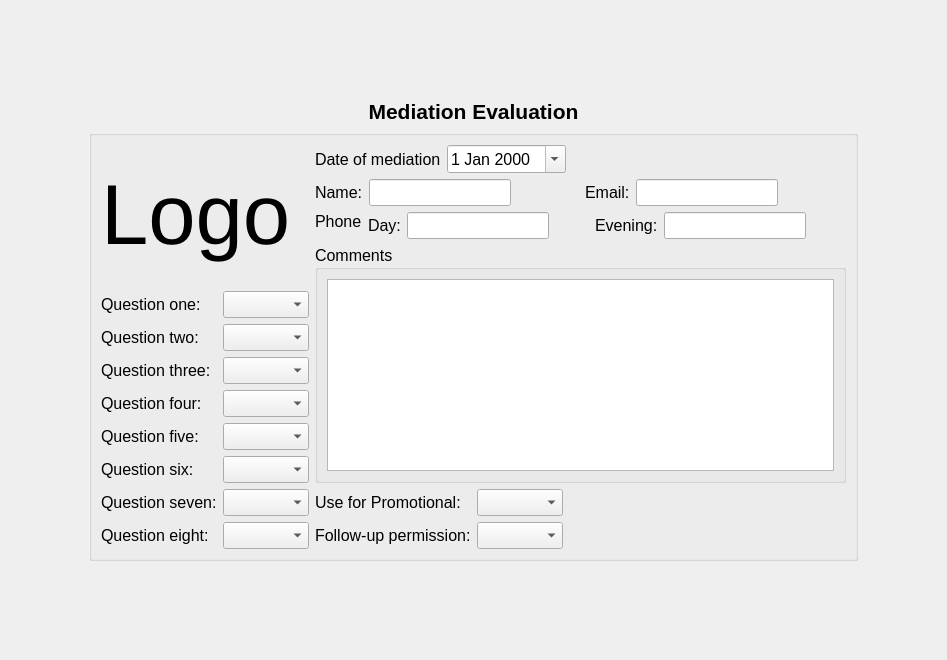
<?xml version="1.0" encoding="UTF-8"?>
<ui version="4.0">
 <class>MediationEvaluationView</class>
 <widget class="QWidget" name="MediationEvaluationView">
  <property name="geometry">
   <rect>
    <x>0</x>
    <y>0</y>
    <width>947</width>
    <height>660</height>
   </rect>
  </property>
  <property name="minimumSize">
   <size>
    <width>656</width>
    <height>469</height>
   </size>
  </property>
  <property name="font">
   <font>
    <pointsize>12</pointsize>
   </font>
  </property>
  <property name="windowTitle">
   <string>Form</string>
  </property>
  <layout class="QGridLayout" name="gridLayout">
   <item row="2" column="1">
    <widget class="QGroupBox" name="outterMostGroupBox">
     <property name="maximumSize">
      <size>
       <width>782</width>
       <height>466</height>
      </size>
     </property>
     <property name="title">
      <string/>
     </property>
     <layout class="QFormLayout" name="formLayout_8">
      <item row="0" column="0">
       <layout class="QVBoxLayout" name="verticalLayout_2">
        <item>
         <widget class="QLabel" name="logoLabel">
          <property name="font">
           <font>
            <pointsize>64</pointsize>
           </font>
          </property>
          <property name="text">
           <string>Logo</string>
          </property>
         </widget>
        </item>
        <item>
         <layout class="QFormLayout" name="formLayout">
          <item row="1" column="0">
           <widget class="QLabel" name="label_2">
            <property name="font">
             <font>
              <pointsize>12</pointsize>
             </font>
            </property>
            <property name="text">
             <string>Question one:</string>
            </property>
           </widget>
          </item>
          <item row="1" column="1">
           <widget class="QComboBox" name="questionOneComboBox">
            <property name="font">
             <font>
              <pointsize>12</pointsize>
             </font>
            </property>
           </widget>
          </item>
          <item row="2" column="0">
           <widget class="QLabel" name="label_3">
            <property name="font">
             <font>
              <pointsize>12</pointsize>
             </font>
            </property>
            <property name="text">
             <string>Question two:</string>
            </property>
           </widget>
          </item>
          <item row="2" column="1">
           <widget class="QComboBox" name="questionTwoComboBox">
            <property name="font">
             <font>
              <pointsize>12</pointsize>
             </font>
            </property>
           </widget>
          </item>
          <item row="3" column="0">
           <widget class="QLabel" name="label_4">
            <property name="font">
             <font>
              <pointsize>12</pointsize>
             </font>
            </property>
            <property name="text">
             <string>Question three:</string>
            </property>
           </widget>
          </item>
          <item row="3" column="1">
           <widget class="QComboBox" name="questionThreeComboBox">
            <property name="font">
             <font>
              <pointsize>12</pointsize>
             </font>
            </property>
           </widget>
          </item>
          <item row="4" column="0">
           <widget class="QLabel" name="label_5">
            <property name="font">
             <font>
              <pointsize>12</pointsize>
             </font>
            </property>
            <property name="text">
             <string>Question four:</string>
            </property>
           </widget>
          </item>
          <item row="4" column="1">
           <widget class="QComboBox" name="questionFourComboBox">
            <property name="font">
             <font>
              <pointsize>12</pointsize>
             </font>
            </property>
           </widget>
          </item>
          <item row="5" column="0">
           <widget class="QLabel" name="label_6">
            <property name="font">
             <font>
              <pointsize>12</pointsize>
             </font>
            </property>
            <property name="text">
             <string>Question five:</string>
            </property>
           </widget>
          </item>
          <item row="5" column="1">
           <widget class="QComboBox" name="questionFiveComboBox">
            <property name="font">
             <font>
              <pointsize>12</pointsize>
             </font>
            </property>
           </widget>
          </item>
          <item row="6" column="0">
           <widget class="QLabel" name="label_7">
            <property name="font">
             <font>
              <pointsize>12</pointsize>
             </font>
            </property>
            <property name="text">
             <string>Question six:</string>
            </property>
           </widget>
          </item>
          <item row="6" column="1">
           <widget class="QComboBox" name="questionSixComboBox">
            <property name="font">
             <font>
              <pointsize>12</pointsize>
             </font>
            </property>
           </widget>
          </item>
          <item row="7" column="0">
           <widget class="QLabel" name="label_8">
            <property name="font">
             <font>
              <pointsize>12</pointsize>
             </font>
            </property>
            <property name="text">
             <string>Question seven:</string>
            </property>
           </widget>
          </item>
          <item row="7" column="1">
           <widget class="QComboBox" name="questionSevenComboBox">
            <property name="font">
             <font>
              <pointsize>12</pointsize>
             </font>
            </property>
           </widget>
          </item>
          <item row="8" column="0">
           <widget class="QLabel" name="label_9">
            <property name="font">
             <font>
              <pointsize>12</pointsize>
             </font>
            </property>
            <property name="text">
             <string>Question eight:</string>
            </property>
           </widget>
          </item>
          <item row="8" column="1">
           <widget class="QComboBox" name="questionEightComboBox">
            <property name="font">
             <font>
              <pointsize>12</pointsize>
             </font>
            </property>
           </widget>
          </item>
         </layout>
        </item>
       </layout>
      </item>
      <item row="0" column="1">
       <layout class="QVBoxLayout" name="verticalLayout_3">
        <item>
         <layout class="QHBoxLayout" name="horizontalLayout_4">
          <item>
           <layout class="QFormLayout" name="formLayout_2">
            <property name="fieldGrowthPolicy">
             <enum>QFormLayout::AllNonFixedFieldsGrow</enum>
            </property>
            <item row="0" column="0">
             <widget class="QLabel" name="label">
              <property name="font">
               <font>
                <pointsize>12</pointsize>
               </font>
              </property>
              <property name="text">
               <string>Date of mediation</string>
              </property>
             </widget>
            </item>
            <item row="0" column="1">
             <widget class="QDateEdit" name="MediationDateDateEdit">
              <property name="font">
               <font>
                <pointsize>12</pointsize>
               </font>
              </property>
              <property name="calendarPopup">
               <bool>true</bool>
              </property>
             </widget>
            </item>
           </layout>
          </item>
          <item>
           <spacer name="horizontalSpacer">
            <property name="orientation">
             <enum>Qt::Horizontal</enum>
            </property>
            <property name="sizeHint" stdset="0">
             <size>
              <width>40</width>
              <height>20</height>
             </size>
            </property>
           </spacer>
          </item>
         </layout>
        </item>
        <item>
         <layout class="QVBoxLayout" name="verticalLayout">
          <item>
           <layout class="QHBoxLayout" name="horizontalLayout_2">
            <item>
             <layout class="QFormLayout" name="formLayout_4">
              <property name="fieldGrowthPolicy">
               <enum>QFormLayout::AllNonFixedFieldsGrow</enum>
              </property>
              <item row="0" column="0">
               <widget class="QLabel" name="label_12">
                <property name="font">
                 <font>
                  <pointsize>12</pointsize>
                 </font>
                </property>
                <property name="text">
                 <string>Name:</string>
                </property>
               </widget>
              </item>
              <item row="0" column="1">
               <widget class="QLineEdit" name="nameLineEdit">
                <property name="font">
                 <font>
                  <pointsize>12</pointsize>
                 </font>
                </property>
               </widget>
              </item>
             </layout>
            </item>
            <item>
             <spacer name="horizontalSpacer_2">
              <property name="orientation">
               <enum>Qt::Horizontal</enum>
              </property>
              <property name="sizeHint" stdset="0">
               <size>
                <width>40</width>
                <height>20</height>
               </size>
              </property>
             </spacer>
            </item>
            <item>
             <layout class="QFormLayout" name="formLayout_5">
              <item row="0" column="0">
               <widget class="QLabel" name="label_13">
                <property name="font">
                 <font>
                  <pointsize>12</pointsize>
                 </font>
                </property>
                <property name="text">
                 <string>Email:</string>
                </property>
               </widget>
              </item>
              <item row="0" column="1">
               <widget class="QLineEdit" name="emailLineEdit">
                <property name="font">
                 <font>
                  <pointsize>12</pointsize>
                 </font>
                </property>
               </widget>
              </item>
             </layout>
            </item>
            <item>
             <spacer name="horizontalSpacer_3">
              <property name="orientation">
               <enum>Qt::Horizontal</enum>
              </property>
              <property name="sizeHint" stdset="0">
               <size>
                <width>40</width>
                <height>20</height>
               </size>
              </property>
             </spacer>
            </item>
           </layout>
          </item>
          <item>
           <layout class="QHBoxLayout" name="horizontalLayout_3">
            <item>
             <widget class="QLabel" name="label_16">
              <property name="font">
               <font>
                <pointsize>12</pointsize>
               </font>
              </property>
              <property name="text">
               <string>Phone</string>
              </property>
              <property name="alignment">
               <set>Qt::AlignLeading|Qt::AlignLeft|Qt::AlignTop</set>
              </property>
             </widget>
            </item>
            <item>
             <layout class="QFormLayout" name="formLayout_6">
              <property name="formAlignment">
               <set>Qt::AlignLeading|Qt::AlignLeft|Qt::AlignVCenter</set>
              </property>
              <item row="0" column="0">
               <widget class="QLabel" name="label_14">
                <property name="font">
                 <font>
                  <pointsize>12</pointsize>
                 </font>
                </property>
                <property name="text">
                 <string>Day:</string>
                </property>
               </widget>
              </item>
              <item row="0" column="1">
               <widget class="QLineEdit" name="phoneDayLineEdit">
                <property name="font">
                 <font>
                  <pointsize>12</pointsize>
                 </font>
                </property>
               </widget>
              </item>
             </layout>
            </item>
            <item>
             <spacer name="horizontalSpacer_4">
              <property name="orientation">
               <enum>Qt::Horizontal</enum>
              </property>
              <property name="sizeHint" stdset="0">
               <size>
                <width>40</width>
                <height>20</height>
               </size>
              </property>
             </spacer>
            </item>
            <item>
             <layout class="QFormLayout" name="formLayout_7">
              <property name="fieldGrowthPolicy">
               <enum>QFormLayout::AllNonFixedFieldsGrow</enum>
              </property>
              <property name="formAlignment">
               <set>Qt::AlignLeading|Qt::AlignLeft|Qt::AlignVCenter</set>
              </property>
              <item row="0" column="0">
               <widget class="QLabel" name="label_15">
                <property name="font">
                 <font>
                  <pointsize>12</pointsize>
                 </font>
                </property>
                <property name="text">
                 <string>Evening:</string>
                </property>
               </widget>
              </item>
              <item row="0" column="1">
               <widget class="QLineEdit" name="phoneEveningLineEdit">
                <property name="font">
                 <font>
                  <pointsize>12</pointsize>
                 </font>
                </property>
               </widget>
              </item>
             </layout>
            </item>
            <item>
             <spacer name="horizontalSpacer_5">
              <property name="orientation">
               <enum>Qt::Horizontal</enum>
              </property>
              <property name="sizeHint" stdset="0">
               <size>
                <width>40</width>
                <height>20</height>
               </size>
              </property>
             </spacer>
            </item>
           </layout>
          </item>
         </layout>
        </item>
        <item>
         <widget class="QGroupBox" name="groupBox">
          <property name="font">
           <font>
            <pointsize>12</pointsize>
           </font>
          </property>
          <property name="title">
           <string>Comments</string>
          </property>
          <layout class="QHBoxLayout" name="horizontalLayout">
           <item>
            <widget class="QPlainTextEdit" name="commentsPlainTextEdit"/>
           </item>
          </layout>
         </widget>
        </item>
        <item>
         <layout class="QHBoxLayout" name="horizontalLayout_5">
          <item>
           <layout class="QFormLayout" name="formLayout_3">
            <property name="fieldGrowthPolicy">
             <enum>QFormLayout::AllNonFixedFieldsGrow</enum>
            </property>
            <item row="0" column="0">
             <widget class="QLabel" name="label_10">
              <property name="font">
               <font>
                <pointsize>12</pointsize>
               </font>
              </property>
              <property name="text">
               <string>Use for Promotional:</string>
              </property>
             </widget>
            </item>
            <item row="0" column="1">
             <widget class="QComboBox" name="promotionalPermissionsComboBox">
              <property name="font">
               <font>
                <pointsize>12</pointsize>
               </font>
              </property>
             </widget>
            </item>
            <item row="1" column="0">
             <widget class="QLabel" name="label_11">
              <property name="font">
               <font>
                <pointsize>12</pointsize>
               </font>
              </property>
              <property name="text">
               <string>Follow-up permission:</string>
              </property>
             </widget>
            </item>
            <item row="1" column="1">
             <widget class="QComboBox" name="followUpPermissionsComboBox">
              <property name="font">
               <font>
                <pointsize>12</pointsize>
               </font>
              </property>
             </widget>
            </item>
           </layout>
          </item>
          <item>
           <spacer name="horizontalSpacer_6">
            <property name="orientation">
             <enum>Qt::Horizontal</enum>
            </property>
            <property name="sizeHint" stdset="0">
             <size>
              <width>40</width>
              <height>20</height>
             </size>
            </property>
           </spacer>
          </item>
         </layout>
        </item>
       </layout>
      </item>
     </layout>
    </widget>
   </item>
   <item row="0" column="1">
    <spacer name="verticalSpacer_2">
     <property name="orientation">
      <enum>Qt::Vertical</enum>
     </property>
     <property name="sizeHint" stdset="0">
      <size>
       <width>20</width>
       <height>40</height>
      </size>
     </property>
    </spacer>
   </item>
   <item row="2" column="0">
    <spacer name="horizontalSpacer_7">
     <property name="orientation">
      <enum>Qt::Horizontal</enum>
     </property>
     <property name="sizeHint" stdset="0">
      <size>
       <width>40</width>
       <height>20</height>
      </size>
     </property>
    </spacer>
   </item>
   <item row="2" column="2">
    <spacer name="horizontalSpacer_8">
     <property name="orientation">
      <enum>Qt::Horizontal</enum>
     </property>
     <property name="sizeHint" stdset="0">
      <size>
       <width>40</width>
       <height>20</height>
      </size>
     </property>
    </spacer>
   </item>
   <item row="3" column="1">
    <spacer name="verticalSpacer">
     <property name="orientation">
      <enum>Qt::Vertical</enum>
     </property>
     <property name="sizeHint" stdset="0">
      <size>
       <width>20</width>
       <height>40</height>
      </size>
     </property>
    </spacer>
   </item>
   <item row="1" column="1">
    <widget class="QLabel" name="label_17">
     <property name="font">
      <font>
       <pointsize>16</pointsize>
       <weight>75</weight>
       <bold>true</bold>
      </font>
     </property>
     <property name="text">
      <string>Mediation Evaluation</string>
     </property>
     <property name="alignment">
      <set>Qt::AlignCenter</set>
     </property>
    </widget>
   </item>
  </layout>
 </widget>
 <resources/>
 <connections/>
</ui>
